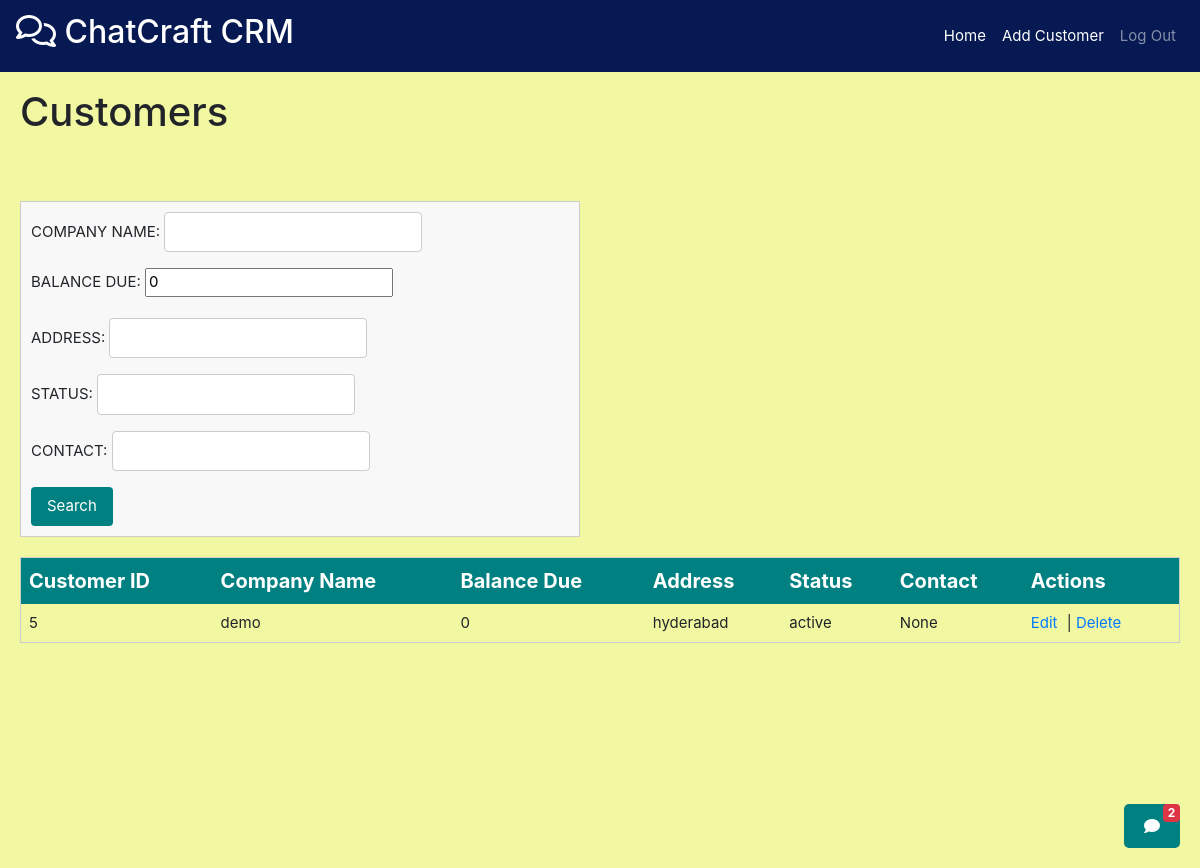
Screenshot of /customers/get/ (signed in) with the database file from the repository.
### customers/models.py (models this page shows, shortened)
class Customer(models.Model):
    CUSTOMER_ID=models.AutoField(primary_key=True)
    COMPANY_NAME=models.CharField(max_length=35,unique=True)
    BALANCE_DUE=models.IntegerField(default=0,blank=True,null=True)
    ADDRESS = models.CharField(max_length=35,null=True,blank=True)
    STATUS = models.CharField(max_length=35,null=True,blank=True)
    CONTACT = models.CharField(max_length=10,null=True,blank=True)

### customers/views.py (the view)
# urls.py: path('get/', views.getCustomer),
def getCustomer(request : HttpRequest):
    data = request.GET
    customers = Customer.objects.all()
    filter_fields =["COMPANY_NAME", "BALANCE_DUE", "ADDRESS", "STATUS", "CONTACT"]
    for field in filter_fields:
        param_value = data.get(field)
        if param_value:
            customers = customers.filter(**{field: param_value})
    customer_list = []
    for customer in customers:
        customer_details = {
            "CUSTOMER_ID":customer.CUSTOMER_ID,
            "COMPANY_NAME": customer.COMPANY_NAME,
            "BALANCE_DUE": customer.BALANCE_DUE,
            "ADDRESS": customer.ADDRESS,
            "STATUS": customer.STATUS,
            "CONTACT" : customer.CONTACT,
        }
        customer_list.append(customer_details)
    customer_data = json.dumps(customer_list, indent=4)
    return render(request, 'Customers/display_customers.html', {'customers':customers,'form':CustomerForm})

### customers/templates/Customers/display_customers.html (shortened to what this page needs)
{% extends 'base.html' %}
{% block extra_nav %}
<li class="nav-item">
    <a class="nav-link" href="/customers/add/" style="color: white;">Add Customer</a>
</li>
{% endblock %}
{% block content %}
<h1 class="page-title">Customers</h1>
<br><br>
<form method="get" novalidate style="width: 560px;">
    {{ form.as_p }}
    <button type="submit">Search</button>
</form>
<table class="custom-table">
    <thead>
        <tr class="table-header">
            <th>Customer ID</th>
            <th>Company Name</th>
            <th>Balance Due</th>
            <th>Address</th>
            <th>Status</th>
            <th>Contact</th>
            <th>Actions</th>
        </tr>
    </thead>
    <tbody>
        {% for customer in customers %}
        <tr>
            <td>{{ customer.CUSTOMER_ID }}</td>
            <td>{{ customer.COMPANY_NAME }}</td>
            <td>{{ customer.BALANCE_DUE }}</td>
            <td>{{ customer.ADDRESS }}</td>
            <td>{{ customer.STATUS }}</td>
            <td>{{ customer.CONTACT }}</td>
            <td>
                <a href="/customers/edit/{{ customer.CUSTOMER_ID }}/" class="action-link">Edit</a> |
                <a href="/customers/delete/{{ customer.CUSTOMER_ID }}/" class="action-link">Delete</a>
            </td>
        </tr>
        {% endfor %}
    </tbody>
</table>
{% endblock %}

### templates/base.html (style rules this page uses)
body { background-repeat: no-repeat; background-attachment: fixed; background-size: cover; }
body { font-size: 15px; }
.custom-table { border-collapse: collapse; width: 100%; border: 1px solid #ccc; margin-top: 20px; overflow-y: auto; }
.custom-table th, .custom-table td { text-align: left; padding: 8px; }
.table-header { background-color: teal; color: white; }
.action-link { text-decoration: none; color: #007bff; margin-right: 5px; }
form { margin-top: 20px; padding: 10px; border: 1px solid #ccc; background-color: #f8f8f8; width: 50%; }
form input[type="text"] { padding: 8px; margin-right: 10px; border: 1px solid #ccc; border-radius: 4px; }
form button[type="submit"] { padding: 8px 16px; background-color: teal; border: none; color: white; border-radius: 4px; cursor: pointer; }
h1 { flex: 1; margin: 0; position: relative; }
.table-header { font-size: 20px; }

### rows the page displays
Customer: CUSTOMER_ID "5", COMPANY_NAME "demo", BALANCE_DUE "0", ADDRESS "hyderabad", STATUS "active", CONTACT "None"
